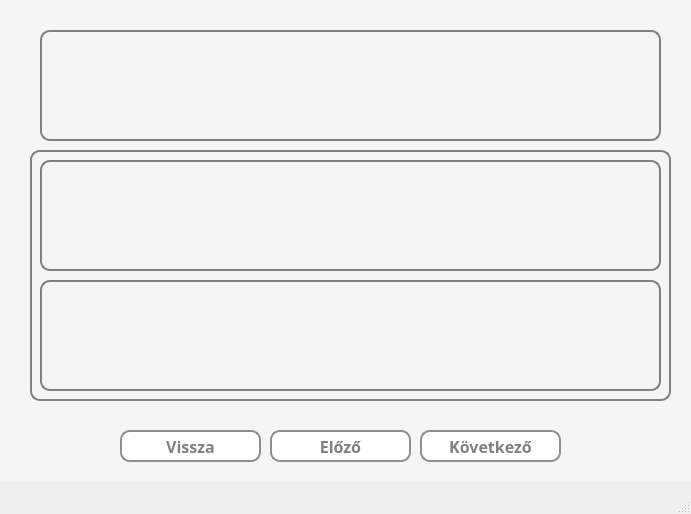
<?xml version="1.0" encoding="UTF-8"?>
<ui version="4.0">
 <class>MainWindow</class>
 <widget class="QMainWindow" name="MainWindow">
  <property name="geometry">
   <rect>
    <x>0</x>
    <y>0</y>
    <width>691</width>
    <height>514</height>
   </rect>
  </property>
  <property name="windowTitle">
   <string>Eredmény</string>
  </property>
  <property name="styleSheet">
   <string notr="true">* {
	font-size: 16pt;
	color: grey;
}</string>
  </property>
  <widget class="QWidget" name="centralwidget">
   <widget class="QWidget" name="widget" native="true">
    <property name="geometry">
     <rect>
      <x>0</x>
      <y>0</y>
      <width>691</width>
      <height>481</height>
     </rect>
    </property>
    <property name="styleSheet">
     <string notr="true">* {
	background-color: whitesmoke;
    font-size: 16px;
    font-weight: bold;
}</string>
    </property>
    <widget class="QPushButton" name="nextButton">
     <property name="geometry">
      <rect>
       <x>420</x>
       <y>430</y>
       <width>141</width>
       <height>32</height>
      </rect>
     </property>
     <property name="font">
      <font>
       <family>Corbel</family>
       <pointsize>-1</pointsize>
       <bold>true</bold>
      </font>
     </property>
     <property name="styleSheet">
      <string notr="true">* {
	background-color: white;
	border: 2px solid #8f8f91;
	border-radius: 10px;
	color: grey;
}

*:hover {
	background-color: rgb(120, 120, 220);
	color: white;
}</string>
     </property>
     <property name="text">
      <string>Következő</string>
     </property>
    </widget>
    <widget class="QLabel" name="questionField">
     <property name="enabled">
      <bool>true</bool>
     </property>
     <property name="geometry">
      <rect>
       <x>40</x>
       <y>30</y>
       <width>621</width>
       <height>111</height>
      </rect>
     </property>
     <property name="font">
      <font>
       <family>Corbel</family>
       <pointsize>12</pointsize>
       <bold>true</bold>
      </font>
     </property>
     <property name="layoutDirection">
      <enum>Qt::LeftToRight</enum>
     </property>
     <property name="styleSheet">
      <string notr="true">* {
	border: 2px solid grey;
	border-radius: 10px;
	font-size: 12pt;
	color: grey;
}</string>
     </property>
     <property name="frameShape">
      <enum>QFrame::NoFrame</enum>
     </property>
     <property name="text">
      <string/>
     </property>
     <property name="textFormat">
      <enum>Qt::PlainText</enum>
     </property>
     <property name="scaledContents">
      <bool>true</bool>
     </property>
     <property name="alignment">
      <set>Qt::AlignCenter</set>
     </property>
    </widget>
    <widget class="QPushButton" name="backButton">
     <property name="geometry">
      <rect>
       <x>120</x>
       <y>430</y>
       <width>141</width>
       <height>32</height>
      </rect>
     </property>
     <property name="font">
      <font>
       <family>Corbel</family>
       <pointsize>-1</pointsize>
       <bold>true</bold>
      </font>
     </property>
     <property name="styleSheet">
      <string notr="true">* {
	background-color: white;
	border: 2px solid #8f8f91;
	border-radius: 10px;
	color: grey;
}

*:hover {
	background-color: rgb(120, 120, 220);
	color: white;
}</string>
     </property>
     <property name="text">
      <string>Vissza</string>
     </property>
    </widget>
    <widget class="QPushButton" name="previousButton">
     <property name="geometry">
      <rect>
       <x>270</x>
       <y>430</y>
       <width>141</width>
       <height>32</height>
      </rect>
     </property>
     <property name="font">
      <font>
       <family>Corbel</family>
       <pointsize>-1</pointsize>
       <bold>true</bold>
      </font>
     </property>
     <property name="styleSheet">
      <string notr="true">* {
	background-color: white;
	border: 2px solid #8f8f91;
	border-radius: 10px;
	color: grey;
}

*:hover {
	background-color: rgb(120, 120, 220);
	color: white;
}</string>
     </property>
     <property name="text">
      <string>Előző</string>
     </property>
    </widget>
    <widget class="QLabel" name="answerBox">
     <property name="enabled">
      <bool>true</bool>
     </property>
     <property name="geometry">
      <rect>
       <x>30</x>
       <y>150</y>
       <width>641</width>
       <height>251</height>
      </rect>
     </property>
     <property name="font">
      <font>
       <family>Corbel</family>
       <pointsize>12</pointsize>
       <bold>true</bold>
      </font>
     </property>
     <property name="layoutDirection">
      <enum>Qt::LeftToRight</enum>
     </property>
     <property name="styleSheet">
      <string notr="true">* {
	border: 2px solid grey;
	border-radius: 10px;
	font-size: 12pt;
	color: grey;
}</string>
     </property>
     <property name="frameShape">
      <enum>QFrame::NoFrame</enum>
     </property>
     <property name="text">
      <string/>
     </property>
     <property name="textFormat">
      <enum>Qt::PlainText</enum>
     </property>
     <property name="scaledContents">
      <bool>true</bool>
     </property>
     <property name="alignment">
      <set>Qt::AlignCenter</set>
     </property>
    </widget>
    <widget class="QLabel" name="userAnswerField">
     <property name="enabled">
      <bool>true</bool>
     </property>
     <property name="geometry">
      <rect>
       <x>40</x>
       <y>280</y>
       <width>621</width>
       <height>111</height>
      </rect>
     </property>
     <property name="font">
      <font>
       <family>Corbel</family>
       <pointsize>12</pointsize>
       <bold>true</bold>
      </font>
     </property>
     <property name="layoutDirection">
      <enum>Qt::LeftToRight</enum>
     </property>
     <property name="styleSheet">
      <string notr="true">* {
	border: 2px solid grey;
	border-radius: 10px;
	font-size: 12pt;
	color: grey;
}</string>
     </property>
     <property name="frameShape">
      <enum>QFrame::NoFrame</enum>
     </property>
     <property name="text">
      <string/>
     </property>
     <property name="textFormat">
      <enum>Qt::PlainText</enum>
     </property>
     <property name="scaledContents">
      <bool>true</bool>
     </property>
     <property name="alignment">
      <set>Qt::AlignCenter</set>
     </property>
    </widget>
    <widget class="QLabel" name="answerField">
     <property name="enabled">
      <bool>true</bool>
     </property>
     <property name="geometry">
      <rect>
       <x>40</x>
       <y>160</y>
       <width>621</width>
       <height>111</height>
      </rect>
     </property>
     <property name="font">
      <font>
       <family>Corbel</family>
       <pointsize>12</pointsize>
       <bold>true</bold>
      </font>
     </property>
     <property name="layoutDirection">
      <enum>Qt::LeftToRight</enum>
     </property>
     <property name="styleSheet">
      <string notr="true">* {
	border: 2px solid grey;
	border-radius: 10px;
	font-size: 12pt;
	color: grey;
}</string>
     </property>
     <property name="frameShape">
      <enum>QFrame::NoFrame</enum>
     </property>
     <property name="text">
      <string/>
     </property>
     <property name="textFormat">
      <enum>Qt::PlainText</enum>
     </property>
     <property name="scaledContents">
      <bool>true</bool>
     </property>
     <property name="alignment">
      <set>Qt::AlignCenter</set>
     </property>
    </widget>
   </widget>
  </widget>
  <widget class="QStatusBar" name="statusbar"/>
 </widget>
 <resources/>
 <connections/>
</ui>
